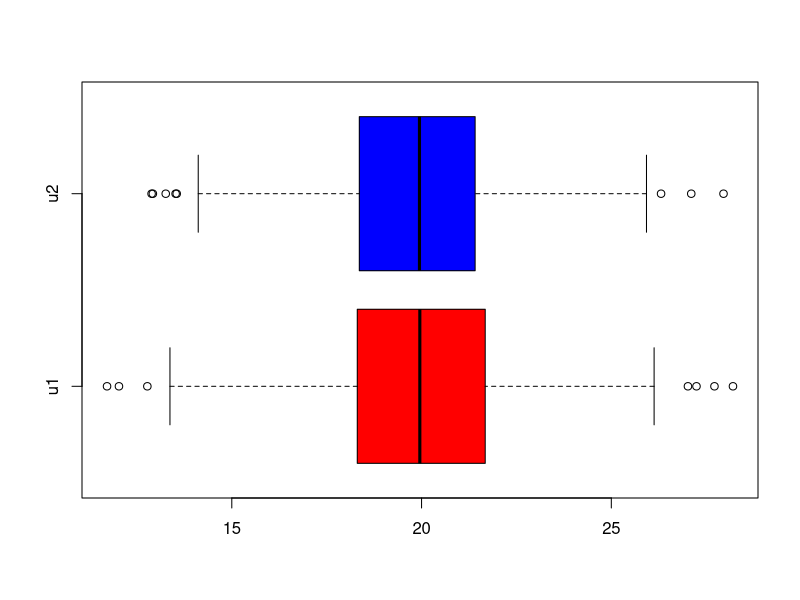

Write R code to recreate this figure.
# Will Zywiec
#
# Johns Hopkins University
# Statistical Methods and Data Analysis
# Module 8 Assignment

rm(list = ls())			# clear objects
graphics.off()			# close graphics windows
par(font.lab = 2)		# bold axis labels

sd <- 4

rnorm.column.1 <- rnorm(1000, mean = 20, sd = sd)
rnorm.column.2 <- rnorm(1000, mean = 20, sd = sd)
rnorm.column.3 <- rnorm(1000, mean = 20, sd = sd)

u1 <- (0.25 * rnorm.column.1) + (0.5 * rnorm.column.2) + (0.25 * rnorm.column.3)
u2 <- (1/3 * rnorm.column.1) + (1/3 * rnorm.column.2) + (1/3 * rnorm.column.3)

u1.sd <- sd(u1)
u2.sd <- sd(u2)

boxplot(u1, u2, col = c("red", "blue"), horizontal = TRUE, names = c("u1", "u2"))

u1.var <- var(u1)
u2.var <- var(u2)

rel.eff <- u1.var / u2.var

calc.u1.var <- 3 * sd^2 / 8
calc.u2.var <- 3 * sd^2 / 9

calc.rel.eff <- calc.u1.var / calc.u2.var

cat("u1 Variance Estimate (Sample Data / Theoretical Value):", round(u1.var, 3), "/", round(calc.u1.var, 3), "\n")
cat("u2 Variance Estimate (Sample Data / Theoretical Value):", round(u2.var, 3), "/", round(calc.u2.var, 3), "\n")
cat("Relative Efficiency (Sample Data / Theoretical Value):", round(rel.eff, 3), "/", round(calc.rel.eff, 3), "\n")
